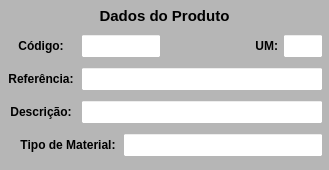
           <widget class="QWidget" name="widget_Cor1" native="true">
            <property name="sizePolicy">
             <sizepolicy hsizetype="Preferred" vsizetype="Preferred">
              <horstretch>0</horstretch>
              <verstretch>0</verstretch>
             </sizepolicy>
            </property>
            <property name="minimumSize">
             <size>
              <width>0</width>
              <height>170</height>
             </size>
            </property>
            <property name="maximumSize">
             <size>
              <width>16777215</width>
              <height>170</height>
             </size>
            </property>
            <property name="styleSheet">
             <string notr="true">background-color: rgb(182, 182, 182);</string>
            </property>
            <layout class="QVBoxLayout" name="verticalLayout_8">
             <property name="spacing">
              <number>1</number>
             </property>
             <property name="leftMargin">
              <number>1</number>
             </property>
             <property name="topMargin">
              <number>1</number>
             </property>
             <property name="rightMargin">
              <number>1</number>
             </property>
             <property name="bottomMargin">
              <number>3</number>
             </property>
             <item>
              <widget class="QWidget" name="widget_28" native="true">
               <property name="minimumSize">
                <size>
                 <width>0</width>
                 <height>25</height>
                </size>
               </property>
               <property name="maximumSize">
                <size>
                 <width>16777215</width>
                 <height>25</height>
                </size>
               </property>
               <property name="styleSheet">
                <string notr="true"/>
               </property>
               <layout class="QHBoxLayout" name="horizontalLayout_22">
                <property name="spacing">
                 <number>3</number>
                </property>
                <property name="leftMargin">
                 <number>3</number>
                </property>
                <property name="topMargin">
                 <number>3</number>
                </property>
                <property name="rightMargin">
                 <number>3</number>
                </property>
                <property name="bottomMargin">
                 <number>3</number>
                </property>
                <item>
                 <widget class="QLabel" name="label_53">
                  <property name="maximumSize">
                   <size>
                    <width>16777215</width>
                    <height>16777215</height>
                   </size>
                  </property>
                  <property name="font">
                   <font>
                    <pointsize>11</pointsize>
                    <weight>75</weight>
                    <bold>true</bold>
                   </font>
                  </property>
                  <property name="text">
                   <string>Dados do Produto</string>
                  </property>
                  <property name="alignment">
                   <set>Qt::AlignCenter</set>
                  </property>
                 </widget>
                </item>
               </layout>
              </widget>
             </item>
             <item>
              <widget class="QWidget" name="widget_29" native="true">
               <property name="minimumSize">
                <size>
                 <width>0</width>
                 <height>30</height>
                </size>
               </property>
               <property name="maximumSize">
                <size>
                 <width>16777215</width>
                 <height>30</height>
                </size>
               </property>
               <property name="styleSheet">
                <string notr="true"/>
               </property>
               <layout class="QHBoxLayout" name="horizontalLayout_25">
                <property name="spacing">
                 <number>5</number>
                </property>
                <property name="leftMargin">
                 <number>5</number>
                </property>
                <property name="topMargin">
                 <number>3</number>
                </property>
                <property name="rightMargin">
                 <number>5</number>
                </property>
                <property name="bottomMargin">
                 <number>3</number>
                </property>
                <item>
                 <widget class="QLabel" name="label_57">
                  <property name="minimumSize">
                   <size>
                    <width>70</width>
                    <height>0</height>
                   </size>
                  </property>
                  <property name="maximumSize">
                   <size>
                    <width>70</width>
                    <height>16777215</height>
                   </size>
                  </property>
                  <property name="font">
                   <font>
                    <pointsize>9</pointsize>
                    <weight>75</weight>
                    <bold>true</bold>
                   </font>
                  </property>
                  <property name="text">
                   <string>Código:</string>
                  </property>
                  <property name="alignment">
                   <set>Qt::AlignCenter</set>
                  </property>
                 </widget>
                </item>
                <item>
                 <widget class="QLineEdit" name="line_Codigo_Estrut">
                  <property name="sizePolicy">
                   <sizepolicy hsizetype="Preferred" vsizetype="Preferred">
                    <horstretch>0</horstretch>
                    <verstretch>0</verstretch>
                   </sizepolicy>
                  </property>
                  <property name="minimumSize">
                   <size>
                    <width>80</width>
                    <height>0</height>
                   </size>
                  </property>
                  <property name="maximumSize">
                   <size>
                    <width>80</width>
                    <height>16777215</height>
                   </size>
                  </property>
                  <property name="font">
                   <font>
                    <pointsize>9</pointsize>
                   </font>
                  </property>
                  <property name="styleSheet">
                   <string notr="true">background-color: rgb(255, 255, 255);</string>
                  </property>
                  <property name="alignment">
                   <set>Qt::AlignCenter</set>
                  </property>
                  <property name="placeholderText">
                   <string/>
                  </property>
                 </widget>
                </item>
                <item>
                 <widget class="QLabel" name="label_7">
                  <property name="text">
                   <string/>
                  </property>
                 </widget>
                </item>
                <item>
                 <widget class="QLabel" name="label_23">
                  <property name="minimumSize">
                   <size>
                    <width>30</width>
                    <height>0</height>
                   </size>
                  </property>
                  <property name="maximumSize">
                   <size>
                    <width>30</width>
                    <height>16777215</height>
                   </size>
                  </property>
                  <property name="font">
                   <font>
                    <pointsize>9</pointsize>
                    <weight>75</weight>
                    <bold>true</bold>
                   </font>
                  </property>
                  <property name="text">
                   <string>UM:</string>
                  </property>
                  <property name="alignment">
                   <set>Qt::AlignRight|Qt::AlignTrailing|Qt::AlignVCenter</set>
                  </property>
                 </widget>
                </item>
                <item>
                 <widget class="QLineEdit" name="line_UM_Estrut">
                  <property name="sizePolicy">
                   <sizepolicy hsizetype="Preferred" vsizetype="Preferred">
                    <horstretch>0</horstretch>
                    <verstretch>0</verstretch>
                   </sizepolicy>
                  </property>
                  <property name="minimumSize">
                   <size>
                    <width>40</width>
                    <height>0</height>
                   </size>
                  </property>
                  <property name="maximumSize">
                   <size>
                    <width>40</width>
                    <height>16777215</height>
                   </size>
                  </property>
                  <property name="font">
                   <font>
                    <pointsize>9</pointsize>
                   </font>
                  </property>
                  <property name="styleSheet">
                   <string notr="true">background-color: rgb(255, 255, 255);</string>
                  </property>
                  <property name="alignment">
                   <set>Qt::AlignCenter</set>
                  </property>
                 </widget>
                </item>
               </layout>
              </widget>
             </item>
             <item>
              <widget class="QWidget" name="widget_31" native="true">
               <property name="minimumSize">
                <size>
                 <width>0</width>
                 <height>30</height>
                </size>
               </property>
               <property name="maximumSize">
                <size>
                 <width>16777215</width>
                 <height>30</height>
                </size>
               </property>
               <property name="styleSheet">
                <string notr="true"/>
               </property>
               <layout class="QHBoxLayout" name="horizontalLayout_27">
                <property name="spacing">
                 <number>5</number>
                </property>
                <property name="leftMargin">
                 <number>5</number>
                </property>
                <property name="topMargin">
                 <number>3</number>
                </property>
                <property name="rightMargin">
                 <number>5</number>
                </property>
                <property name="bottomMargin">
                 <number>3</number>
                </property>
                <item>
                 <widget class="QLabel" name="label_58">
                  <property name="minimumSize">
                   <size>
                    <width>70</width>
                    <height>0</height>
                   </size>
                  </property>
                  <property name="maximumSize">
                   <size>
                    <width>70</width>
                    <height>16777215</height>
                   </size>
                  </property>
                  <property name="font">
                   <font>
                    <pointsize>9</pointsize>
                    <weight>75</weight>
                    <bold>true</bold>
                   </font>
                  </property>
                  <property name="text">
                   <string>Referência:</string>
                  </property>
                  <property name="alignment">
                   <set>Qt::AlignCenter</set>
                  </property>
                 </widget>
                </item>
                <item>
                 <widget class="QLineEdit" name="line_Referencia_Estrut">
                  <property name="sizePolicy">
                   <sizepolicy hsizetype="Preferred" vsizetype="Preferred">
                    <horstretch>0</horstretch>
                    <verstretch>0</verstretch>
                   </sizepolicy>
                  </property>
                  <property name="minimumSize">
                   <size>
                    <width>0</width>
                    <height>0</height>
                   </size>
                  </property>
                  <property name="maximumSize">
                   <size>
                    <width>16777215</width>
                    <height>16777215</height>
                   </size>
                  </property>
                  <property name="font">
                   <font>
                    <pointsize>9</pointsize>
                   </font>
                  </property>
                  <property name="cursor">
                   <cursorShape>IBeamCursor</cursorShape>
                  </property>
                  <property name="styleSheet">
                   <string notr="true">background-color: rgb(255, 255, 255);</string>
                  </property>
                  <property name="inputMask">
                   <string/>
                  </property>
                  <property name="text">
                   <string/>
                  </property>
                  <property name="maxLength">
                   <number>20</number>
                  </property>
                  <property name="frame">
                   <bool>true</bool>
                  </property>
                  <property name="echoMode">
                   <enum>QLineEdit::Normal</enum>
                  </property>
                  <property name="alignment">
                   <set>Qt::AlignLeading|Qt::AlignLeft|Qt::AlignVCenter</set>
                  </property>
                 </widget>
                </item>
               </layout>
              </widget>
             </item>
             <item>
              <widget class="QWidget" name="widget_30" native="true">
               <property name="minimumSize">
                <size>
                 <width>0</width>
                 <height>30</height>
                </size>
               </property>
               <property name="maximumSize">
                <size>
                 <width>16777215</width>
                 <height>30</height>
                </size>
               </property>
               <property name="styleSheet">
                <string notr="true"/>
               </property>
               <layout class="QHBoxLayout" name="horizontalLayout_26">
                <property name="spacing">
                 <number>5</number>
                </property>
                <property name="leftMargin">
                 <number>5</number>
                </property>
                <property name="topMargin">
                 <number>3</number>
                </property>
                <property name="rightMargin">
                 <number>5</number>
                </property>
                <property name="bottomMargin">
                 <number>3</number>
                </property>
                <item>
                 <widget class="QLabel" name="label_59">
                  <property name="minimumSize">
                   <size>
                    <width>70</width>
                    <height>0</height>
                   </size>
                  </property>
                  <property name="maximumSize">
                   <size>
                    <width>70</width>
                    <height>16777215</height>
                   </size>
                  </property>
                  <property name="font">
                   <font>
                    <pointsize>9</pointsize>
                    <weight>75</weight>
                    <bold>true</bold>
                   </font>
                  </property>
                  <property name="text">
                   <string>Descrição:</string>
                  </property>
                  <property name="alignment">
                   <set>Qt::AlignCenter</set>
                  </property>
                 </widget>
                </item>
                <item>
                 <widget class="QLineEdit" name="line_Descricao_Estrut">
                  <property name="sizePolicy">
                   <sizepolicy hsizetype="Preferred" vsizetype="Preferred">
                    <horstretch>0</horstretch>
                    <verstretch>0</verstretch>
                   </sizepolicy>
                  </property>
                  <property name="minimumSize">
                   <size>
                    <width>0</width>
                    <height>0</height>
                   </size>
                  </property>
                  <property name="maximumSize">
                   <size>
                    <width>16777215</width>
                    <height>16777215</height>
                   </size>
                  </property>
                  <property name="font">
                   <font>
                    <pointsize>9</pointsize>
                   </font>
                  </property>
                  <property name="styleSheet">
                   <string notr="true">background-color: rgb(255, 255, 255);</string>
                  </property>
                  <property name="alignment">
                   <set>Qt::AlignLeading|Qt::AlignLeft|Qt::AlignVCenter</set>
                  </property>
                 </widget>
                </item>
               </layout>
              </widget>
             </item>
             <item>
              <widget class="QWidget" name="widget_32" native="true">
               <property name="minimumSize">
                <size>
                 <width>0</width>
                 <height>30</height>
                </size>
               </property>
               <property name="maximumSize">
                <size>
                 <width>16777215</width>
                 <height>30</height>
                </size>
               </property>
               <property name="styleSheet">
                <string notr="true"/>
               </property>
               <layout class="QHBoxLayout" name="horizontalLayout_28">
                <property name="spacing">
                 <number>5</number>
                </property>
                <property name="leftMargin">
                 <number>5</number>
                </property>
                <property name="topMargin">
                 <number>3</number>
                </property>
                <property name="rightMargin">
                 <number>5</number>
                </property>
                <property name="bottomMargin">
                 <number>3</number>
                </property>
                <item>
                 <widget class="QLabel" name="label_2">
                  <property name="text">
                   <string/>
                  </property>
                 </widget>
                </item>
                <item>
                 <widget class="QLabel" name="label_61">
                  <property name="minimumSize">
                   <size>
                    <width>100</width>
                    <height>0</height>
                   </size>
                  </property>
                  <property name="maximumSize">
                   <size>
                    <width>100</width>
                    <height>16777215</height>
                   </size>
                  </property>
                  <property name="font">
                   <font>
                    <pointsize>9</pointsize>
                    <weight>75</weight>
                    <bold>true</bold>
                   </font>
                  </property>
                  <property name="text">
                   <string>Tipo de Material:</string>
                  </property>
                  <property name="alignment">
                   <set>Qt::AlignCenter</set>
                  </property>
                 </widget>
                </item>
                <item>
                 <widget class="QLineEdit" name="line_Tipo_Estrut">
                  <property name="sizePolicy">
                   <sizepolicy hsizetype="Preferred" vsizetype="Preferred">
                    <horstretch>0</horstretch>
                    <verstretch>0</verstretch>
                   </sizepolicy>
                  </property>
                  <property name="minimumSize">
                   <size>
                    <width>200</width>
                    <height>0</height>
                   </size>
                  </property>
                  <property name="maximumSize">
                   <size>
                    <width>200</width>
                    <height>16777215</height>
                   </size>
                  </property>
                  <property name="font">
                   <font>
                    <pointsize>9</pointsize>
                   </font>
                  </property>
                  <property name="styleSheet">
                   <string notr="true">background-color: rgb(255, 255, 255);</string>
                  </property>
                  <property name="alignment">
                   <set>Qt::AlignLeading|Qt::AlignLeft|Qt::AlignVCenter</set>
                  </property>
                 </widget>
                </item>
               </layout>
              </widget>
             </item>
            </layout>
           </widget>
